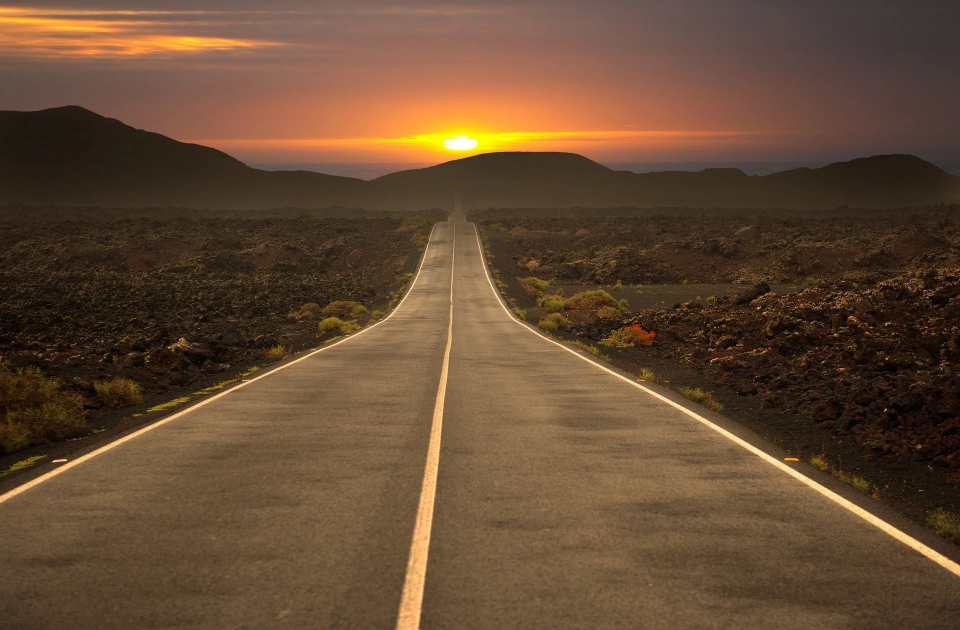
#> input picture OpenCV/Image/road.jpg, 1920 x 1260 px (shown at 1/2 size)
$ jupyter execute OpenCV28.ipynb
#> lines starting #> are read from the running program, lines starting #| are printed output that depends on the picture; after the words box and inside, x2 and y2 are one past the last pixel; in counts of white or black regions, pixels touching at a corner belong together
[cell 1]
import numpy as np
import cv2

# 28. 직선 검출

[cell 2]
# 직선 검출(Line Detection)
# 허프 변환(Hough Transform) 이용
# 허프 변환 : 이미지에서 직선을 찾는 가장 보편적인 알고리즘
# 선과 같은 단순한 형태를 빠르게 검출할 수 있으며, 직선을 찾아 이미지나 영상을 보정하거나 복원
# 이미지 내의 어떤 점이라도 선 집합의 일부일 수 있다는 가정하에 직선의 방정식을 이용해 직선을 검출

# 표준 허프 변환(Standard Hough Transform)
# 입력 이미지(x, y 평면) 내의 점 를 지나는 직선의 방정식을 구함
# y = ax+b로 표현 가능
# -> 수평(기울기0), 수직(기울기 무한대) -> 직선을 표현하는 좋은 방식이 아님
# -> 삼각함수 이용, 각 선을 극좌표(ρ, θ)의 점으로 변환

# 멀티 스케일 허프 변환(Multi-Scale Hough Transform)
# 표준 허프 변환 개선
# 거리(ρ)와 각도(θ)의 값을 조정해 사용
# 두 값을 조정하는 방법으로 조금 더 우수한 검출 가능

[cell 3]
# 원본 이미지(src)와 결과 이미지(dst)를 선언
src = cv2.imread("Image/road.jpg")
#> src is the input picture: shape (1260, 1920, 3); mean B, G, R 51.3, 74.4, 101.1
dst = src.copy()

# 전처리를 진행하기 위해 그레이스케일 이미지(gray)와 케니 엣지 이미지(canny)를 사용
gray = cv2.cvtColor(src, cv2.COLOR_BGR2GRAY)
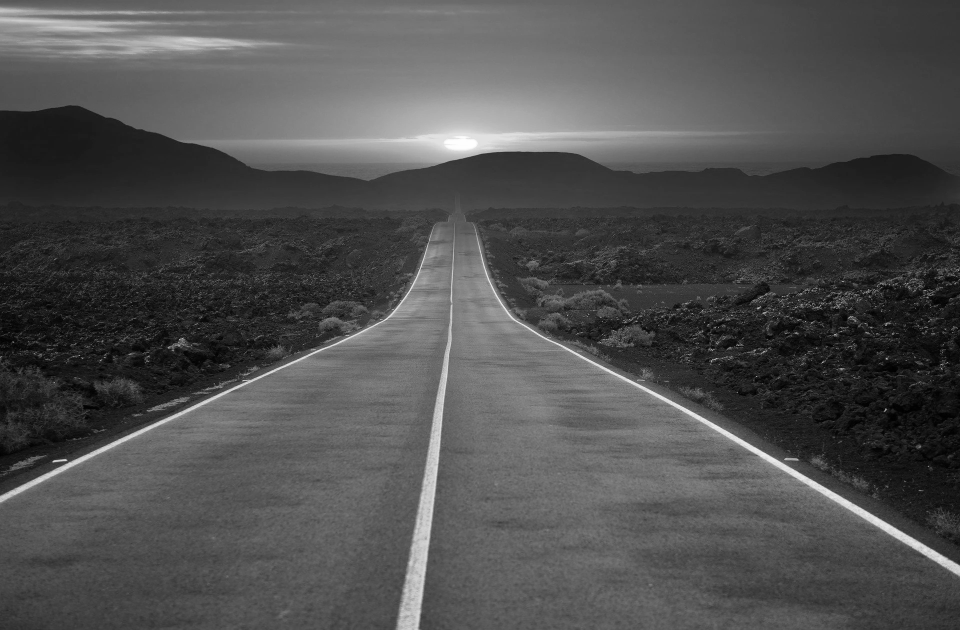
#> gray: shape (1260, 1920) (shown at 1/2 size); min 0, max 255, mean 79.7

# cv2.Canny(img, 임곗값, 임곗값, 커널크기 = 5, L2gradient = True)
canny = cv2.Canny(gray, 5000, 1500, apertureSize = 5, L2gradient = True)
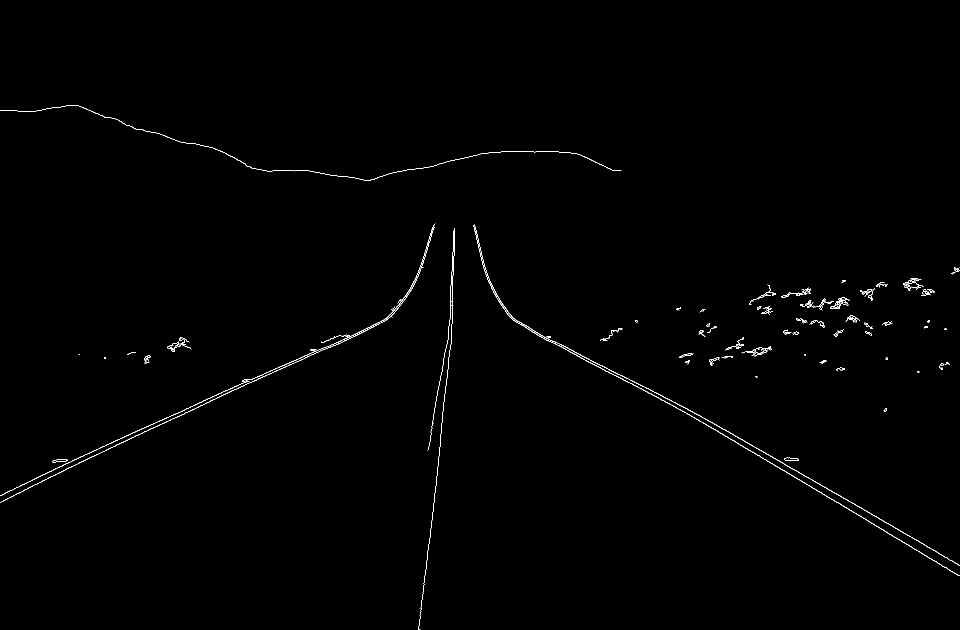
#> canny: shape (1260, 1920) (shown at 1/2 size); 0.49% white in thin lines or dots, all inside (x1, y1, x2, y2) = (0, 210, 1920, 1260)

# 직선 검출 진행
# cv2.HoughLines(검출 이미지, 거리, 각도, 임곗값, 거리 약수, 각도 약수, 최소 각도, 최대 각도)
# 거리와 각도 : 누산 평면에서 사용되는 해상도, 거리(0~1사이 실수), 각도(0~180라디안)
# 임곗값 : 허프 변환 알고리즘이 직선을 결정하기 위해 만족해야 하는 누산 평면의 값
# 누산 평면 : 각도 × 거리의 차원을 갖는 2차원 히스토그램으로 구성
# 거리 약수, 각도 약수 : 거리와 각도에 대한 약수(divisor)
  # 두 값 모두 0의 값을 인수로 활용할 경우 : 표준 허프 변환
  # 하나 이상의 값이 0이 아님 : 멀티 스케일 허프 변환이 적용
# 최소 각도, 최대 각도 : 검출할 각도의 범위
lines = cv2.HoughLines(canny, 0.8, np.pi / 180, 150, srn = 100, stn = 200, min_theta = 0, max_theta = np.pi)
#> lines = 15 rows, first 8: [19.2, 2.09], [-0.8, 2.11], [904.8, 1.13], [104.8, 2.04], [898.4, 1.15], [57.6, 2.08], [85.6, 2.06], [901.6, 1.12]


# lines -> (N, 1, 2)차원 형태
for i in lines:

    # 검출된 거리(rho)와 각도(theta)
    rho, theta = i[0][0], i[0][1]
    a, b = np.cos(theta), np.sin(theta)

    # circle의 좌표에 정수가 들어가야 함
    # x=rho*cosθ, y=rho*sinθ
    x0, y0 = int(a*rho), int(b*rho)

    # HoughLines는 좌표를 알려주는 함수가 아님
    # 가장 직선일 가능성이 높은 거리와 각도를 검출하는 함수
    # 그러므로 출력 이미지 위에 표현하기 위해 x0와 y0를 직선의 방정식 선분을 따라 평행이동시켜 선을 그림
    scale = src.shape[0] + src.shape[1]

    x1 = int(x0 + scale * -b)
    y1 = int(y0 + scale * a)
    x2 = int(x0 - scale * -b)
    y2 = int(y0 - scale * a)

    cv2.line(dst, (x1, y1), (x2, y2), (0, 0, 255), 2)
    cv2.circle(dst, (x0, y0), 3, (255, 0, 0), 5, cv2.FILLED)
#> this loop made 15 passes
#> (rho, theta, a, b, x0, y0, x1, y1) on passes 1 to 12: (19.2, 2.09, -0.5, 0.866, -9, 16, -2762, -1574), (-0.8, 2.11, -0.515, 0.857, 0, 0, -2725, -1637), (904.8, 1.13, 0.423, 0.906, 382, 820, -2500, 2163), (104.8, 2.04, -0.454, 0.891, -47, 93, -2880, -1350), (898.4, 1.15, 0.407, 0.914, 365, 820, -2540, 2113), (57.6, 2.08, -0.485, 0.875, -27, 50, -2808, -1491), (85.6, 2.06, -0.469, 0.883, -40, 75, -2847, -1417), (901.6, 1.12, 0.438, 0.899, 395, 810, -2463, 2204), (902.4, 1.15, 0.407, 0.914, 367, 824, -2538, 2117), (896.8, 1.13, 0.423, 0.906, 379, 812, -2503, 2155), (49.6, 2.08, -0.485, 0.875, -24, 43, -2805, -1498), (967.2, 0.105, 0.995, 0.105, 961, 101, 628, 3263)
#> dst: shape (1260, 1920, 3); 3.26% of pixels changed, all inside (x1, y1, x2, y2) = (0, 0, 1920, 1260)

dst=cv2.resize(dst, (0,0), fx=0.5, fy=0.5)
#> dst: shape (630, 960, 3)

cv2.imshow("dst", dst)
cv2.waitKey(0)
cv2.destroyAllWindows()

[cell 4]
# 점진성 확률적 허프 변환(Progressive Probabilistic Hough Transform)
# 또 다른 허프 변환 함수
# 앞선 알고리즘은 모든 점에 대해 직선의 방정식을 세워 계산하기 때문에 비교적 많은 시간이 소모
# 따라서 앞선 알고리즘을 최적화한 방식
# 임의의 점 일부만 누적해서 계산 -> 일부의 점만 사용하기 때문에 확률적 -> 시간 대폭 줄어듬
# 시작점과 끝점을 반환

[cell 5]
src = cv2.imread("Image/road.jpg")
dst = src.copy()
gray = cv2.cvtColor(src, cv2.COLOR_BGR2GRAY)
canny = cv2.Canny(gray, 5000, 1500, apertureSize = 5, L2gradient = True)

# 직선 검출 진행
# cv2.HoughLinesP(검출 이미지, 거리, 각도, 임곗값, 최소 선 길이, 최대 선 간격)
# 최소 선 길이 : 검출된 직선이 가져야 하는 최소한의 선 길이
# 최대 선 간격 : 검출된 직선들 사이의 최대 허용 간격
lines = cv2.HoughLinesP(canny, 0.8, np.pi / 180, 90, minLineLength = 10, maxLineGap = 100)
#> lines = 22 rows, first 6: [1400, 831, 1919, 1130], [1422, 854, 1917, 1151], [139, 934, 783, 633], [1026, 640, 1396, 829], [1517, 910, 1919, 1151], [513, 760, 784, 634]


# lines -> (N, 1, 4)차원 형태
# 마지막 차원에서 x1, y1, x2, y2의 순서로 시작점과 끝점을 표시
for i in lines:
    cv2.line(dst, (int(i[0][0]), int(i[0][1])), (int(i[0][2]), int(i[0][3])), (0, 0, 255), 2)
#> this loop made 22 passes
#> i on passes 1 to 12: [[1400, 831, 1919, 1130]], [[1422, 854, 1917, 1151]], [[139, 934, 783, 633]], [[1026, 640, 1396, 829]], [[1517, 910, 1919, 1151]], [[513, 760, 784, 634]], [[1466, 868, 1906, 1122]], [[855, 1114, 904, 646]], [[21, 980, 319, 841]], [[1032, 644, 1410, 837]], [[372, 817, 776, 637]], [[860, 1075, 903, 665]]
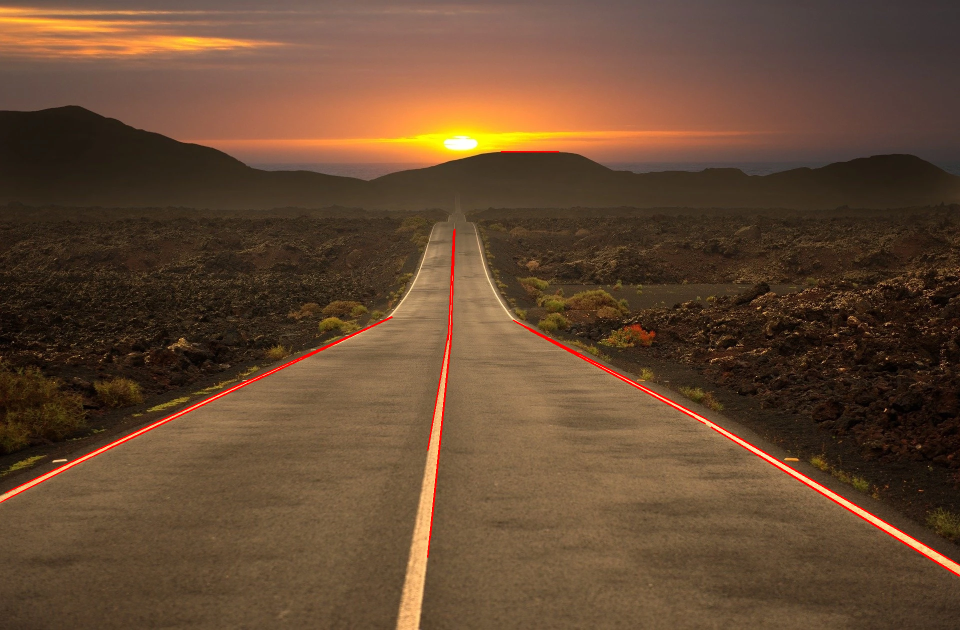
#> dst: shape (1260, 1920, 3) (shown at 1/2 size); 0.67% of pixels changed, all inside (x1, y1, x2, y2) = (0, 302, 1920, 1153)

dst=cv2.resize(dst, (0,0), fx=0.5, fy=0.5)
#> dst: shape (630, 960, 3)

cv2.imshow("dst", dst)
cv2.waitKey(0)
cv2.destroyAllWindows()

# 29. 원 검출

[cell 6]
# 원 검출(Circle Detection)
# 허프 원 변환(Hough Circle Transform) 알고리즘을 활용
# 2차원이 아닌 3차원 누산 평면으로 검출
# 원의 중심점 x, 원의 중심점 y, 원의 반경 r을 활용해 누산 평면을 구성
# 누산 평면은 2차원 공간(x, y)에서 3차원 공간(a, b, r)으로 변환
# 이미지에서 가장자리를 검출
# 3차원 히스토그램에서 돗수가 높은 (a, b, r)을 선택
# 필요한 메모리가 너무 많아 비효율적(가장 긴 변의 길이가 N이라면 N^3바이트의 메모리 필요)

# 2차원 방식을 사용 -> 2단계로 나눠 계산 -> 2단계 허프 변환(Two stage Hough Transform) 방법
# 가장자리에 그레이디언트 방법을 이용해 원의 중심점(a, b)에 대한 2차원 히스토그램을 선정
# 모든 점에 대해 최소 거리에서 최대 거리까지 기울기의 선분을 따라 누산 평면의 모든 점을 증가시킴
# 중심점을 선택하기 위해 중심점 후보군에서 임곗값보다 크고 인접한 점보다 큰 점을 중심점으로 사용
# 선정된 중심점(a, b)와 가장자리의 좌표를 원의 방정식에 대입해 반지름 r의 1차원 히스토그램으로 판단
# 필요한 메모리가 줄어듦(가장 긴 변의 길이가 N이라면 N^2+N바이트의 메모리 필요)

[cell 7]
src = cv2.imread("Image/colorball.jpg")
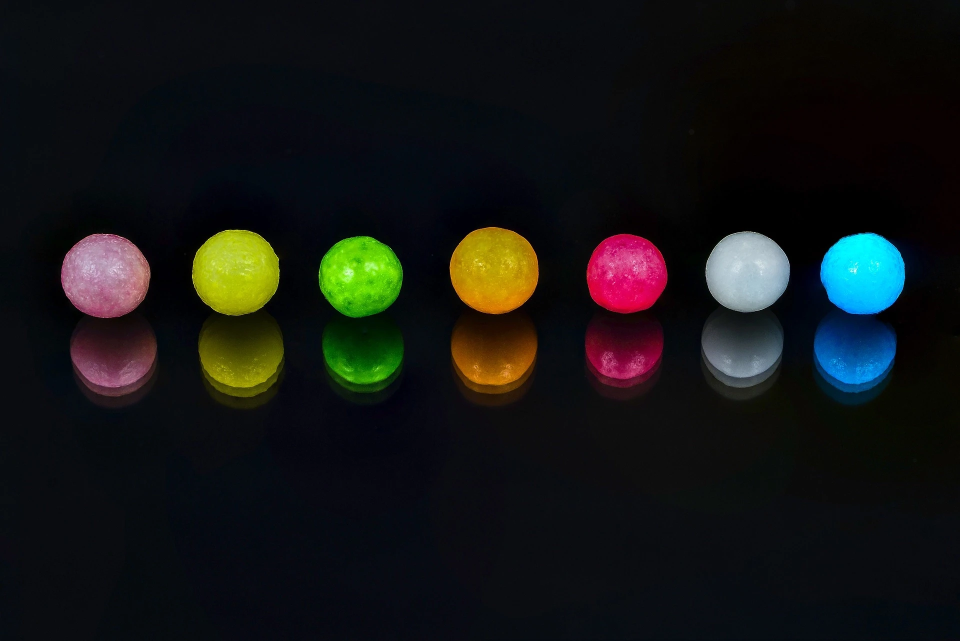
#> input picture OpenCV/Image/colorball.jpg, 1920 x 1281 px (shown at 1/2 size)
#> src is the input picture: shape (1281, 1920, 3); mean B, G, R 20.4, 21.5, 19.8
dst = src.copy()
gray = cv2.cvtColor(src, cv2.COLOR_BGR2GRAY)
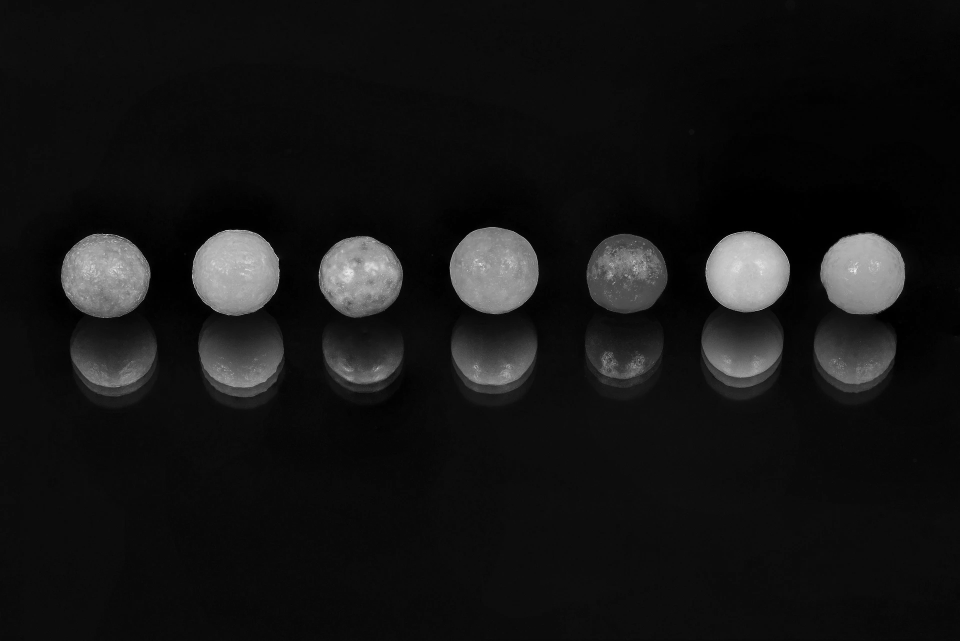
#> gray: shape (1281, 1920) (shown at 1/2 size); min 0, max 253, mean 20.9

# 원 검출
# cv2.HoughCircles(검출 이미지, 검출 방법, 해상도 비율, 최소 거리, 캐니 엣지 임곗값, 중심 임곗값, 최소 반지름, 최대 반지름)
# 검출 방법 : 항상 2단계 허프 변환 방법(21HT, 그레이디언트)만 사용
# 해상도 비율 : 원의 중심을 검출하는 데 사용되는 누산 평면의 해상도, 1: 입력한 이미지와 동일한 해상도, 2: 누산 평면의 해상도가 절반으로 줄어 입력 이미지의 크기와 반비례
# 최소 거리 : 일차적으로 검출된 원과 원 사이의 최소 거리
# 캐니 엣지 임곗값 : 허프 변환에서 자체적으로 캐니 엣지를 적용하게 되는데, 이때 사용되는 상위 임곗값
# 하위 임곗값은 자동으로 할당되며, 상위 임곗값의 절반에 해당하는 값을 사용

# 중심 임곗값 : 그레이디언트 방법에 적용된 중심 히스토그램(누산 평면)에 대한 임곗값, 낮을수록 많은 원
# 최소 반지름, 최대 반지름 : 검출될 원의 반지름 범위, 0: 제한조건X
# 최대 반지름에 음수를 입력할 경우 검출된 원의 중심만 반환
circles = cv2.HoughCircles(gray, cv2.HOUGH_GRADIENT, 2, 100, param1 = 250, param2 = 10, minRadius = 80, maxRadius = 120)
#> circles = 54 rows, first 8: [207, 551, 84.2], [1493, 543, 81.8], [723, 553, 81.6], [469, 545, 85], [1251, 549, 81.4], [987, 541, 88.4], [1725, 545, 84.8], [1483, 691, 83.2]

# circles: (1, N, 3)차원 형태
# 중심점(x, y)과 반지름(r)이 저장
for i in circles[0]:

    cv2.circle(dst, (int(i[0]), int(i[1])), int(i[2]), (255, 255, 255), 5)
#> this loop made 54 passes
#> i on passes 1 to 12: [207, 551, 84.2], [1493, 543, 81.8], [723, 553, 81.6], [469, 545, 85], [1251, 549, 81.4], [987, 541, 88.4], [1725, 545, 84.8], [1483, 691, 83.2], [727, 683, 83.4], [485, 703, 90.2], [225, 687, 87], [1709, 687, 81]
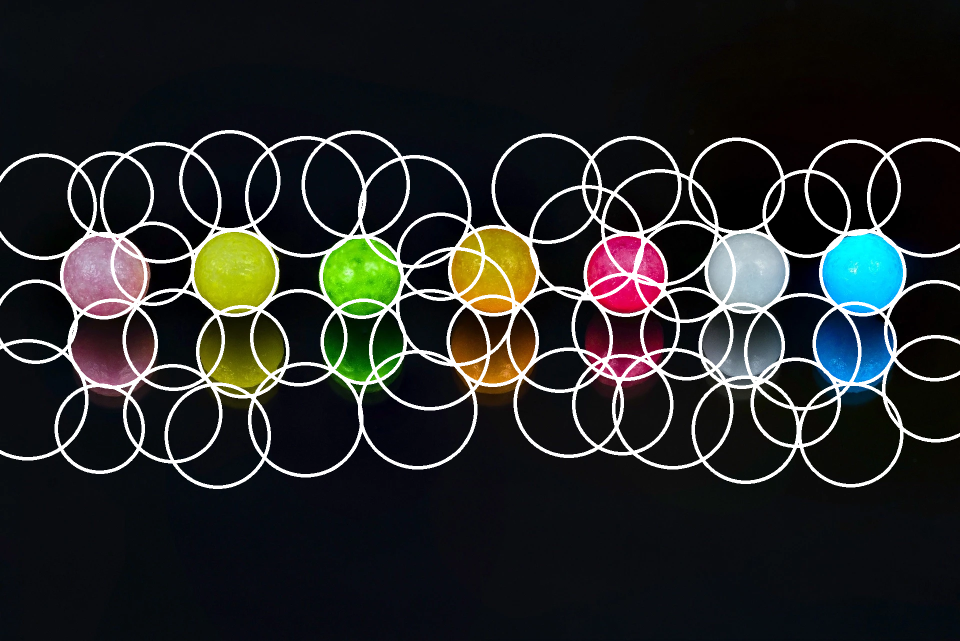
#> dst: shape (1281, 1920, 3) (shown at 1/2 size); 8.27% of pixels changed, all inside (x1, y1, x2, y2) = (0, 260, 1920, 978)

dst=cv2.resize(dst, (0,0), fx=0.5, fy=0.5)
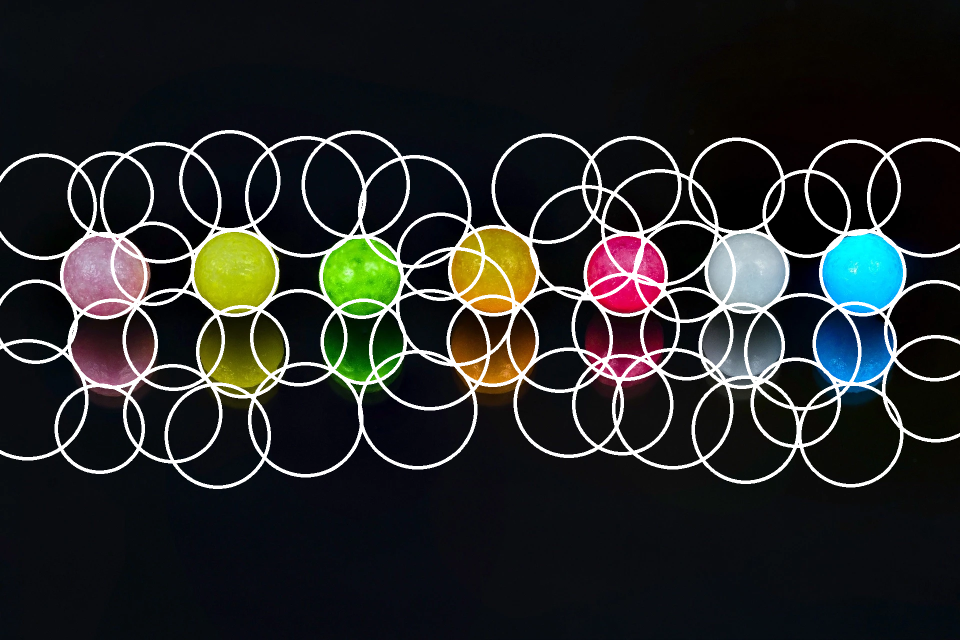
#> dst: shape (640, 960, 3); mean B, G, R 39.3, 40, 38

cv2.imshow("dst", dst)
cv2.waitKey(0)
cv2.destroyAllWindows()
